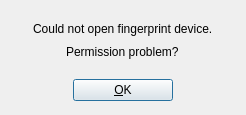
<?xml version="1.0" encoding="UTF-8"?>
<ui version="4.0">
 <class>MessageDialog</class>
 <widget class="QDialog" name="MessageDialog">
  <property name="windowModality">
   <enum>Qt::ApplicationModal</enum>
  </property>
  <property name="geometry">
   <rect>
    <x>0</x>
    <y>0</y>
    <width>246</width>
    <height>115</height>
   </rect>
  </property>
  <property name="focusPolicy">
   <enum>Qt::StrongFocus</enum>
  </property>
  <property name="windowTitle">
   <string>ERROR</string>
  </property>
  <property name="windowIcon">
   <iconset resource="widget-res.qrc">
    <normaloff>:/new/prefix1/res/gnome-user-interface.png</normaloff>:/new/prefix1/res/gnome-user-interface.png</iconset>
  </property>
  <layout class="QVBoxLayout">
   <item>
    <spacer name="spacer">
     <property name="orientation">
      <enum>Qt::Vertical</enum>
     </property>
     <property name="sizeHint" stdset="0">
      <size>
       <width>20</width>
       <height>40</height>
      </size>
     </property>
    </spacer>
   </item>
   <item>
    <layout class="QHBoxLayout">
     <item>
      <spacer>
       <property name="orientation">
        <enum>Qt::Horizontal</enum>
       </property>
       <property name="sizeHint" stdset="0">
        <size>
         <width>16</width>
         <height>46</height>
        </size>
       </property>
      </spacer>
     </item>
     <item>
      <layout class="QVBoxLayout">
       <property name="spacing">
        <number>0</number>
       </property>
       <item>
        <widget class="QLabel" name="messageLabel">
         <property name="text">
          <string>Could not open fingerprint device.</string>
         </property>
        </widget>
       </item>
       <item alignment="Qt::AlignHCenter">
        <widget class="QLabel" name="questionLabel">
         <property name="focusPolicy">
          <enum>Qt::NoFocus</enum>
         </property>
         <property name="text">
          <string>Permission problem?</string>
         </property>
        </widget>
       </item>
      </layout>
     </item>
     <item>
      <spacer>
       <property name="orientation">
        <enum>Qt::Horizontal</enum>
       </property>
       <property name="sizeHint" stdset="0">
        <size>
         <width>16</width>
         <height>20</height>
        </size>
       </property>
      </spacer>
     </item>
    </layout>
   </item>
   <item>
    <spacer name="spacer_3">
     <property name="orientation">
      <enum>Qt::Vertical</enum>
     </property>
     <property name="sizeHint" stdset="0">
      <size>
       <width>182</width>
       <height>16</height>
      </size>
     </property>
    </spacer>
   </item>
   <item>
    <spacer name="spacer_2">
     <property name="orientation">
      <enum>Qt::Vertical</enum>
     </property>
     <property name="sizeHint" stdset="0">
      <size>
       <width>20</width>
       <height>40</height>
      </size>
     </property>
    </spacer>
   </item>
   <item>
    <layout class="QHBoxLayout">
     <item>
      <spacer>
       <property name="orientation">
        <enum>Qt::Horizontal</enum>
       </property>
       <property name="sizeHint" stdset="0">
        <size>
         <width>16</width>
         <height>28</height>
        </size>
       </property>
      </spacer>
     </item>
     <item>
      <widget class="QPushButton" name="okButton">
       <property name="minimumSize">
        <size>
         <width>100</width>
         <height>0</height>
        </size>
       </property>
       <property name="text">
        <string>&amp;OK</string>
       </property>
      </widget>
     </item>
     <item>
      <spacer>
       <property name="orientation">
        <enum>Qt::Horizontal</enum>
       </property>
       <property name="sizeHint" stdset="0">
        <size>
         <width>40</width>
         <height>20</height>
        </size>
       </property>
      </spacer>
     </item>
    </layout>
   </item>
  </layout>
 </widget>
 <resources>
  <include location="widget-res.qrc"/>
  <include location="widget-res.qrc"/>
  <include location="widget-res.qrc"/>
  <include location="widget-res.qrc"/>
 </resources>
 <connections/>
</ui>
